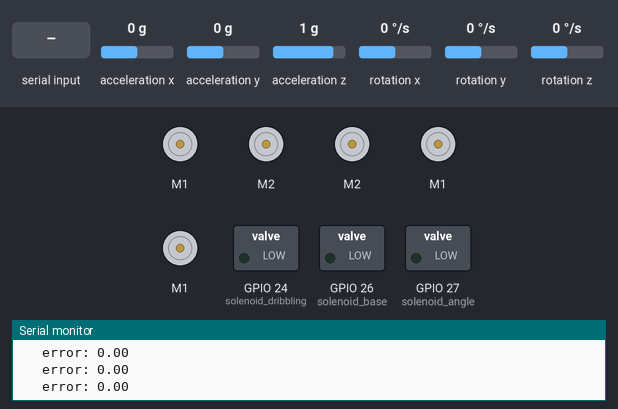
This sketch was run on a simulated ESP32. Shown: 5 × DC motor (green arrow = forward, orange = backward, longer = faster), switched loads named in the sketch (green lamp = pin HIGH), the last lines printed to the serial monitor. The test bench sets the inputs (shaded band); at power-on: rotation z 0 °/s, acceleration x 0 g, acceleration y 0 g, acceleration z 1 g, rotation x 0 °/s, rotation y 0 °/s.

Above: at 1.2 s.
1.3 s: rotation z set to -9 °/s
At 3.2 s:
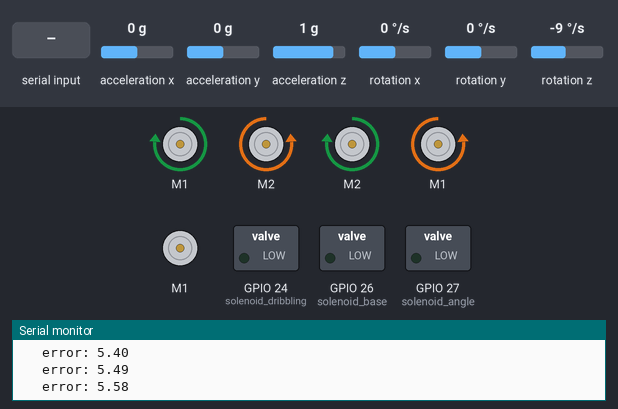
4.3 s: rotation z set to 100 °/s
At 5.1 s:
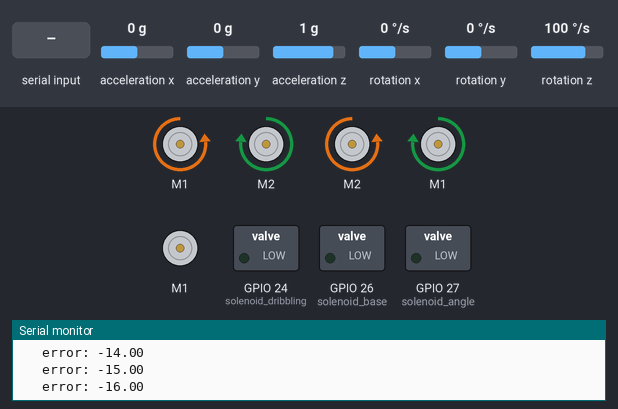
6.2 s: rotation z set to -192 °/s
At 7.7 s:
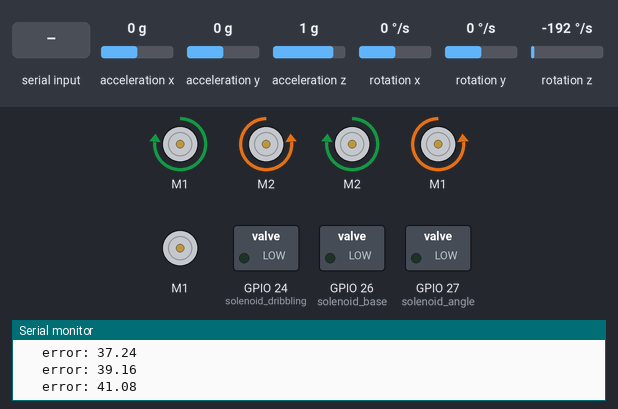
8.5 s: "90,45\n" received over the second serial link
10.0 s: rotation z set to 192 °/s
At 12.95 s:
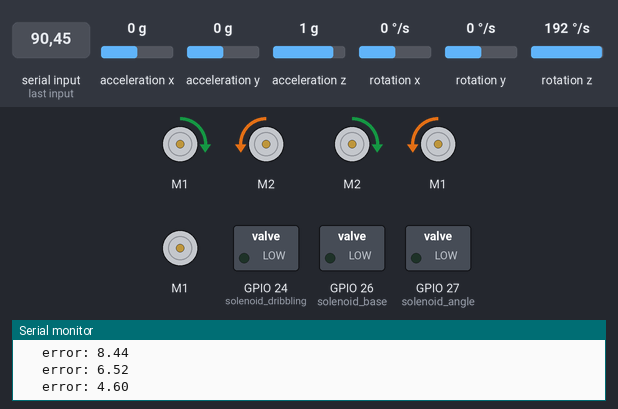
13.0 s: rotation z set to 1 °/s
Timing chart, 0 to 19.5 s (numbered marks = the images above; inputs shaded):
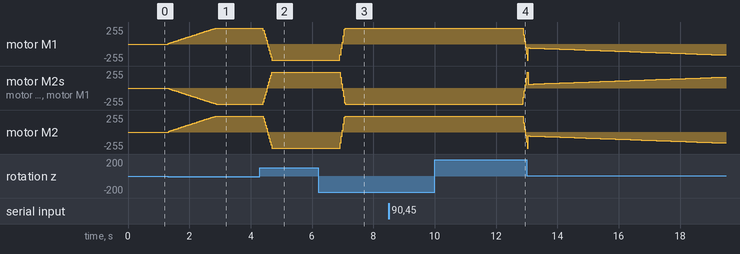

The sketch:

Main_MEGA1_of_R1.ino
```cpp
#include <Wire.h>
#include <MPU6050.h>
MPU6050 mpu;
// #include <ServoTimer2.h>
unsigned long timer = 0;
float timeStep = 0.01;
float yaw = 0;

#include <SoftwareSerial.h>
#include <SabertoothSimplified.h>
SoftwareSerial SWSerial1(NOT_A_PIN, 8);
SabertoothSimplified ST1(SWSerial1);
SoftwareSerial SWSerial2(NOT_A_PIN, 13);
SabertoothSimplified ST2(SWSerial2);
SoftwareSerial SWSerial3(NOT_A_PIN, 7);
SabertoothSimplified ST3(SWSerial3);


SoftwareSerial mySerial(11, 10);
// ServoTimer2 esc1;
// ServoTimer2 esc2;

int Ax, Bx, Y, X, LX, LY, RX, RY, Dpad, LT, RT, LB, RB;
int START;
int BACK;

float R, theta, M, count1 = 0, count2 = 0, count3 = 0, count4 = 0, h = 0, j = 0, k = 0, l = 0, setpoint = 0, pre_error = 0, proportional, integral = 0, derivative, error, pid, L1, L2, a, b, c, d, A, B, C, D;
float kp = 0, ki = 0, kd = 0;
int LT_ref = 0;
int RT_ref = 0;
int LB_ref = 0;
int RB_ref = 0;
float motor_A = 0;
float motor_B = 0;
float motor_C = 0;
float motor_D = 0;
int speed_arm = 0;
int Dpad_ref1 = 0;
int Dpad_ref2 = 0;
int Dpad_ref3 = 0;
int Dpad_ref4 = 0;
int escPin1 = 11;
int escPin2 = 12;

int Bx_ref1 = 0;
int Bx_ref = 0;
int X_ref = 0;
int X_ref1 = 0;
int Y_ref1 = 0;
int Ax_ref1 = 0;
int START_ref = 0;
int BACK_ref = 0;
bool solenoid_state = LOW;
bool solenoid_state_dribble = LOW;
bool solenoid_state_angle = LOW;
int solenoid_dribbling = 24;  // Pin 2 of Arduino connected to Pin 1 (IN1) of ULN2003
int solenoid_angle = 27;
int solenoid_base = 26;
// #define ESC_PIN1 5
// #define ESC_PIN2 8
// Function to extract values from received data
int getValue(String data, String key) {
  int startIndex = data.indexOf(key);
  if (startIndex == -1) return 0;  // Return 0 if key not found
  startIndex += key.length();
  int endIndex = data.indexOf(',', startIndex);  // Assume values are comma-separated
  if (endIndex == -1) endIndex = data.length();
  return data.substring(startIndex, endIndex).toInt();
}

void setup() {

  mySerial.begin(115200);
  SWSerial1.begin(9600);
  SWSerial2.begin(9600);
  SWSerial3.begin(9600);

  Serial.begin(115200);  // Serial Monitor for debugging
  Serial1.begin(9600);   // UART1 (RX1: Pin 19, TX1: Pin 18) from ESP32

  while (!mpu.begin(MPU6050_SCALE_2000DPS, MPU6050_RANGE_2G)) {
    Serial.println("Could not find a valid MPU6050 sensor, check wiring!");
    delay(500);
  }
  mpu.calibrateGyro();
  mpu.setThreshold(1);

  Serial.println("Arduino Mega Ready. Waiting for data...");


  // esc1.attach(ESC_PIN1);
  // esc2.attach(ESC_PIN2);

  // Arm ESC by sending a low signal for 3 seconds
  // esc1.write(1000);
  // esc2.write(1000);
  // delay(3000);

  pinMode(solenoid_dribbling, OUTPUT);
  pinMode(solenoid_base, OUTPUT);
  pinMode(solenoid_angle, OUTPUT);
}

void loop() {
  timer = millis();
  Vector norm = mpu.readNormalizeGyro();
  yaw = yaw + norm.ZAxis * timeStep;
  delay((timeStep * 1000) - (millis() - timer));

  if (Serial1.available()) {
    String receivedData = Serial1.readStringUntil('\n');  // Read data until newline
    Serial.print("Received: " + receivedData);            // Print received data

    // Parsing received data
    Ax = getValue(receivedData, "A:");
    Bx = getValue(receivedData, "B:");
    X = getValue(receivedData, "X:");
    Y = getValue(receivedData, "Y:");
    LX = getValue(receivedData, "LX:");
    LY = getValue(receivedData, "LY:");
    RX = getValue(receivedData, "RX:");
    RY = getValue(receivedData, "RY:");
    RB = getValue(receivedData, "RB:");
    LB = getValue(receivedData, "LB:");
    RT = getValue(receivedData, "RT:");
    LT = getValue(receivedData, "LT:");
    Dpad = getValue(receivedData, "Dpad:");
    START = getValue(receivedData, "START:");
    BACK = getValue(receivedData, "BACK:");


    String dataString = String(Dpad);
    mySerial.println(dataString);
    delay(5);
  }

  // arm
  if (RY > 2) {
    speed_arm = 30;
  }
  if (RY < 2) {
    speed_arm = -30;
  }
  if (RY == 0) {
    speed_arm = 0;
  }

  // CONTINUOUS ROTATION
  if (RT > 0) {
    setpoint = setpoint - 0.2;
  }
  if (LT > 0) {
    setpoint = setpoint + 0.2;
  }

  // 90 DEGREES TURN
  if (RB == 1 && RB_ref == 0) {
    RB_ref = 1;
  }
  if (RB == 0 && RB_ref == 1) {
    setpoint = setpoint + 90;
    RB_ref = 0;
  }
  if (LB == 1 && LB_ref == 0) {
    LB_ref = 1;
  }
  if (LB == 0 && LB_ref == 1) {
    setpoint = setpoint - 90;
    LB_ref = 0;
  }

  //for Base
  if (Ax == 1 && Ax_ref1 == 0) {
    solenoid_state = !solenoid_state;
    digitalWrite(solenoid_base, solenoid_state);
    Ax_ref1 = 1;
  }
  if (Ax == 0 && Ax_ref1 == 1) {
    // Serial.print("...............");
    Ax_ref1 = 0;
  }

  //angle
  if (Y == 1 && Y_ref1 == 0) {
       solenoid_state_angle = !solenoid_state_angle;
    digitalWrite(solenoid_angle, solenoid_state_angle);
    Y_ref1 = 1;
  }
  if (Y == 0 && Y_ref1 == 1) {
    Y_ref1 = 0;
  }

  //for Dribbling
  if (Bx == 1 && Bx_ref1 == 0) {
    solenoid_state_dribble = !solenoid_state_dribble;
    digitalWrite(solenoid_dribbling, solenoid_state_dribble);
    Bx_ref1 = 1;
  }
  if (Bx == 0 && Bx_ref1 == 1) {
    // Serial.print("############");
    Bx_ref1 = 0;
  }
  //  angle
  if (START == 1 && START_ref == 0) {
    START_ref = 1;
  }
  if (START == 0 && START_ref == 1) {
    digitalWrite(solenoid_angle, HIGH);
    Serial.print("angle high");
    START_ref = 0;
  }
  if (BACK == 1 && BACK_ref == 0) {
    BACK_ref = 1;
  }
  if (BACK == 0 && BACK_ref == 1) {
    digitalWrite(solenoid_angle, LOW);
    Serial.print("angle low");
    BACK_ref = 0;
  }

  if (error >= 5 && error <= -5) {
    kp = 30;
    kd = 50;
    ki = 0;
  } else {
    kp = 25;
    kd = 48;
    ki = 0;

    // Ensure joystick values are mapped after extraction
    // LX = map((-LX), -255, 255, +127, -127);
    // LY = map((-LY), -255, 255, +127, -127);

    R = sqrt((LX * LX) + (LY * LY));
    theta = atan2(LY, LX) * 180 / 3.142;

    a = R * sin((theta - 45) * 3.142 / 180);
    c = R * sin((135 - theta) * 3.142 / 180);
    b = R * sin((135 - theta) * 3.142 / 180);
    d = R * sin((theta - 45) * 3.142 / 180);

    // PID control adjustments
    error = setpoint - yaw;
    proportional = error;
    integral += error;
    derivative = error - pre_error;
    pre_error = error;
    pid = kp * proportional + ki * integral + kd * derivative;

    A = a + pid;
    B = b - pid;
    C = c + pid;
    D = d - pid;

    motor_A = constrain(A, -120, 120);
    motor_B = constrain(B, -120, 120);
    motor_C = constrain(C, -120, 120);
    motor_D = constrain(D, -120, 120);

    ST1.motor(1, motor_A);
    ST1.motor(2, motor_B);
    ST2.motor(2, motor_C);
    ST2.motor(1, motor_D);

    ST3.motor(1, speed_arm);

    // esc1.write(count1);
    // esc2.write(count2);
    // esc1.writeMicroseconds(count1);
    // esc2.writeMicroseconds(count2);
    Serial.print("   error: ");
    Serial.println(error);
    //   Serial.print("   count: ");
    // Serial.print(count1);
    // Serial.print("   count2: ");
    // Serial.print(count2);
    // Serial.print("   setpoint: ");
    // Serial.println(setpoint);
    // Serial.print("     ly: ");
    // Serial.println(LY);
  }
}   
```

Measured:
- after the input at 1.3 s, motor M1: moves from stopped to forward 240/255 over 1.6 s, starting at once; motor M2, motor M1: moves from stopped to backward 240/255 over 1.5 s, starting at once; motor M2: moves from stopped to forward 240/255 over 1.5 s, starting at once
- after the input at 4.3 s, motor M1: moves from forward 240/255 to backward 240/255 over 0.28 s, starting after 0.10 s; motor M2, motor M1: moves from backward 240/255 to forward 240/255 over 0.27 s, starting after 0.12 s; motor M2: moves from forward 240/255 to backward 240/255 over 0.27 s, starting after 0.12 s
- after the input at 6.2 s, motor M1: backward 240/255 → forward 240/255 after 0.71 s; motor M2, motor M1: forward 240/255 → backward 240/255 after 0.73 s; motor M2: backward 240/255 → forward 240/255 after 0.73 s
- after the input at 10.0 s, motor M1, motor M2: forward 240/255 → backward 146/255 after 2.9 s; motor M2, motor M1: backward 240/255 → forward 146/255 after 2.9 s
